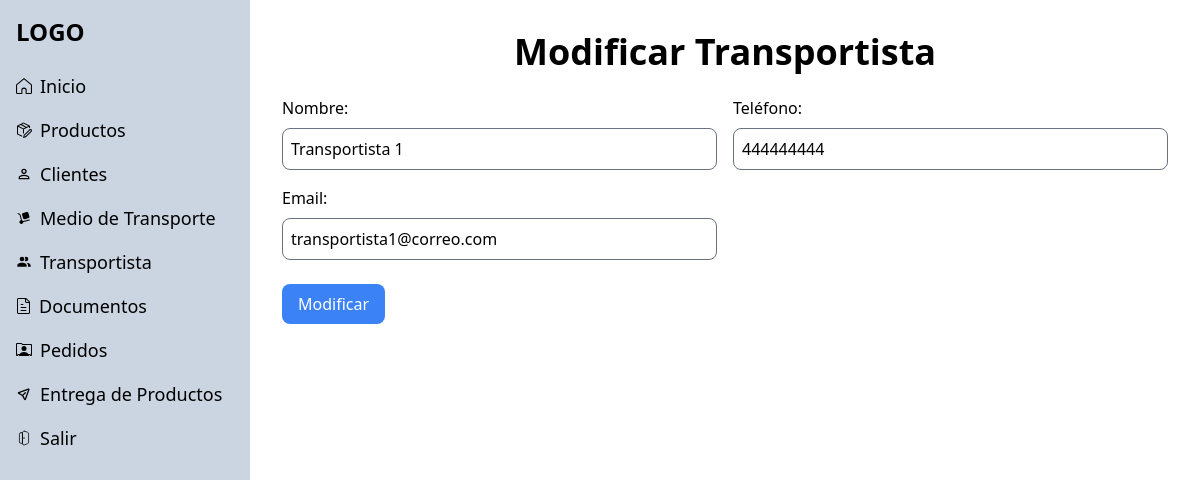
Page /php/layout/modificar-transportista.php?id=1 (signed in) on the committed database.
### tables this page shows
CREATE TABLE
  transportista (
    transportista_id INT AUTO_INCREMENT PRIMARY KEY,
    nombre VARCHAR(100) NOT NULL,
    telefono VARCHAR(20),
    email VARCHAR(100)
  );

### php/layout/modificar-transportista.php (the view, shortened to what this page needs)
<?php
include('../config/connection.php');
include('../components/head.php');
include('../components/sidebar.php');
$transportista_id = $_GET['id'];
$queryTransportista = "SELECT * FROM transportista WHERE transportista_id = ?";
$stmt = $conn->prepare($queryTransportista);
$stmt->bind_param("i", $transportista_id);
$stmt->execute();
$result = $stmt->get_result();
$transportista = $result->fetch_assoc();
?>
<section class="p-8">
  <div class="container mx-auto">
    <h2 class="text-4xl font-bold mb-6 text-center">Modificar Transportista</h2>
    <form id="transportistaForm" method="POST" action="../controllers/transportistaCtrl/modificarCtrl.php" class="grid gap-6">
      <div class="grid grid-cols-2 gap-4">
        <div class="flex flex-col">
          <label for="nombre" class="mb-2">Nombre:</label>
          <input type="text" id="nombre" name="nombre" class="p-2 border rounded-lg" value="<?php echo $transportista['nombre']; ?>" required>
        </div>
        <div class="flex flex-col">
          <label for="telefono" class="mb-2">Teléfono:</label>
          <input type="text" id="telefono" name="telefono" class="p-2 border rounded-lg" value="<?php echo $transportista['telefono']; ?>">
        </div>
        <div class="flex flex-col">
          <label for="email" class="mb-2">Email:</label>
          <input type="email" id="email" name="email" class="p-2 border rounded-lg" value="<?php echo $transportista['email']; ?>">
        </div>
      </div>
      <div class="grid gap-4">
        <div class="flex justify-between">
          <button type="submit" class="bg-blue-500 text-white px-4 py-2 rounded-lg">Modificar</button>
        </div>
      </div>
    </form>
  </div>
</section>
<?php include('../components/footer.php'); ?>

### css/style.css (style rules this page uses)
.main-content { grid-template-columns:250px 1fr }

### rows in the picture
transportista: nombre "Transportista 1", telefono "444444444", email "transportista1@correo.com"
